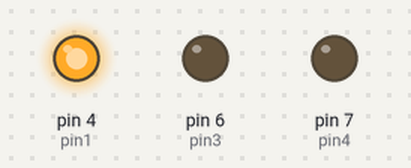
A sketch run on a simulated Arduino Uno, built with avr-gcc and run on an emulated ATmega328P. On the bench: output pins drawn as LEDs (lit = HIGH). Pins used as bus, display or sensor lines are not drawn.

Above: at 2.5 s.
At 7.5 s:
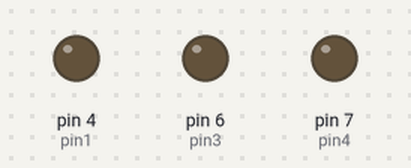
Timing chart, 0 to 13.0 s (numbered marks = the images above):
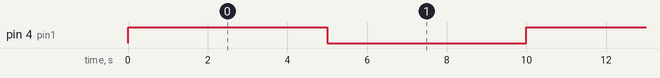

Measured:
- by itself, pin 4 (pin1): alternates HIGH for 5.0 s and LOW for 5.0 s

The sketch:

test.ino
```cpp
const int pin1 = 4;
const int pin2 = 5;
const int pin3 = 6;
const int pin4 = 7;
const int enA = 'LMAO';

void setup() {
  // put your setup code here, to run once:
  pinMode(pin1, OUTPUT);
  pinMode(pin2, OUTPUT);
  pinMode(pin3, OUTPUT);
  pinMode(pin4, OUTPUT);

}

void loop() {
  // put your main code here, to run repeatedly: mmmmmmmmmmmmmmmmmmmmmmmm
  digitalWrite(pin1, HIGH);
  digitalWrite(pin2, LOW);
  delay(5000);
  digitalWrite(pin1, LOW);
  digitalWrite(pin2, LOW);
  delay(5000);
  digitalWrite(pin1, LOW);
  digitalWrite(pin2, HIGH);

}
```
